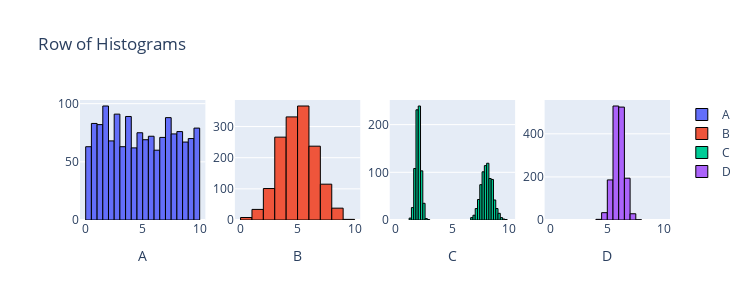

Notebook cell for this chart:
### Markdown cell above
#### 4. Run the code below and look at the resulting figure of distrubutions and then answer the following questions

1. Which datasets have similar means and similar variances
2. Which datasets have similar means but quite different variances
3. Which datasets have similar variances but quite different means
4. Which datasets have quite different means and quite different variances

### Code cell
from scipy import stats
import plotly.graph_objects as go
from plotly.subplots import make_subplots
import numpy as np

n = 1500
data1 = stats.uniform.rvs(0, 10, size=n)
data2 = stats.norm.rvs(5, 1.5, size=n)
data3 = np.r_[stats.norm.rvs(2, 0.25, size=int(n/2)), stats.norm.rvs(8, 0.5, size=int(n/2))]
data4 = stats.norm.rvs(6, 0.5, size=n)

fig = make_subplots(rows=1, cols=4)

fig.add_trace(go.Histogram(x=data1, name='A', nbinsx=30, marker=dict(line=dict(color='black', width=1))), row=1, col=1)
fig.add_trace(go.Histogram(x=data2, name='B', nbinsx=15, marker=dict(line=dict(color='black', width=1))), row=1, col=2)
fig.add_trace(go.Histogram(x=data3, name='C', nbinsx=45, marker=dict(line=dict(color='black', width=1))), row=1, col=3)
fig.add_trace(go.Histogram(x=data4, name='D', nbinsx=15, marker=dict(line=dict(color='black', width=1))), row=1, col=4)

fig.update_layout(height=300, width=750, title_text="Row of Histograms")
fig.update_xaxes(title_text="A", row=1, col=1)
fig.update_xaxes(title_text="B", row=1, col=2)
fig.update_xaxes(title_text="C", row=1, col=3)
fig.update_xaxes(title_text="D", row=1, col=4)
fig.update_xaxes(range=[-0.5, 10.5])

for trace in fig.data:
    trace.xbins = dict(start=0, end=10)
    
# This code was produced by just making requests to Microsoft Copilot
# https://github.com/pointOfive/stat130chat130/blob/main/CHATLOG/wk3/COP/SLS/0001_concise_makeAplotV1.md

fig.show() # USE `fig.show(renderer="png")` FOR ALL GitHub and MarkUs SUBMISSIONS

### Figure 1 — Plotly figure (JSON) as saved in the notebook; plotly's stock layout.template omitted (floating-point values rounded to 4 significant figures; data arrays with more than 128 entries replaced by an {"elided": "..."} marker saying what was removed)
{"data": [{"marker": {"line": {"color": "black", "width": 1}}, "name": "A", "nbinsx": 30, "type": "histogram", "x": {"elided": "1500 float values"}, "xaxis": "x", "xbins": {"end": 10, "start": 0}, "yaxis": "y"}, {"marker": {"line": {"color": "black", "width": 1}}, "name": "B", "nbinsx": 15, "type": "histogram", "x": {"elided": "1500 float values"}, "xaxis": "x2", "xbins": {"end": 10, "start": 0}, "yaxis": "y2"}, {"marker": {"line": {"color": "black", "width": 1}}, "name": "C", "nbinsx": 45, "type": "histogram", "x": {"elided": "1500 float values"}, "xaxis": "x3", "xbins": {"end": 10, "start": 0}, "yaxis": "y3"}, {"marker": {"line": {"color": "black", "width": 1}}, "name": "D", "nbinsx": 15, "type": "histogram", "x": {"elided": "1500 float values"}, "xaxis": "x4", "xbins": {"end": 10, "start": 0}, "yaxis": "y4"}], "layout": {"height": 300, "title": {"text": "Row of Histograms"}, "width": 750, "xaxis": {"anchor": "y", "domain": [0, 0.2125], "range": [-0.5, 10.5], "title": {"text": "A"}}, "xaxis2": {"anchor": "y2", "domain": [0.2625, 0.475], "range": [-0.5, 10.5], "title": {"text": "B"}}, "xaxis3": {"anchor": "y3", "domain": [0.525, 0.7375], "range": [-0.5, 10.5], "title": {"text": "C"}}, "xaxis4": {"anchor": "y4", "domain": [0.7875, 1], "range": [-0.5, 10.5], "title": {"text": "D"}}, "yaxis": {"anchor": "x", "domain": [0, 1]}, "yaxis2": {"anchor": "x2", "domain": [0, 1]}, "yaxis3": {"anchor": "x3", "domain": [0, 1]}, "yaxis4": {"anchor": "x4", "domain": [0, 1]}}}
